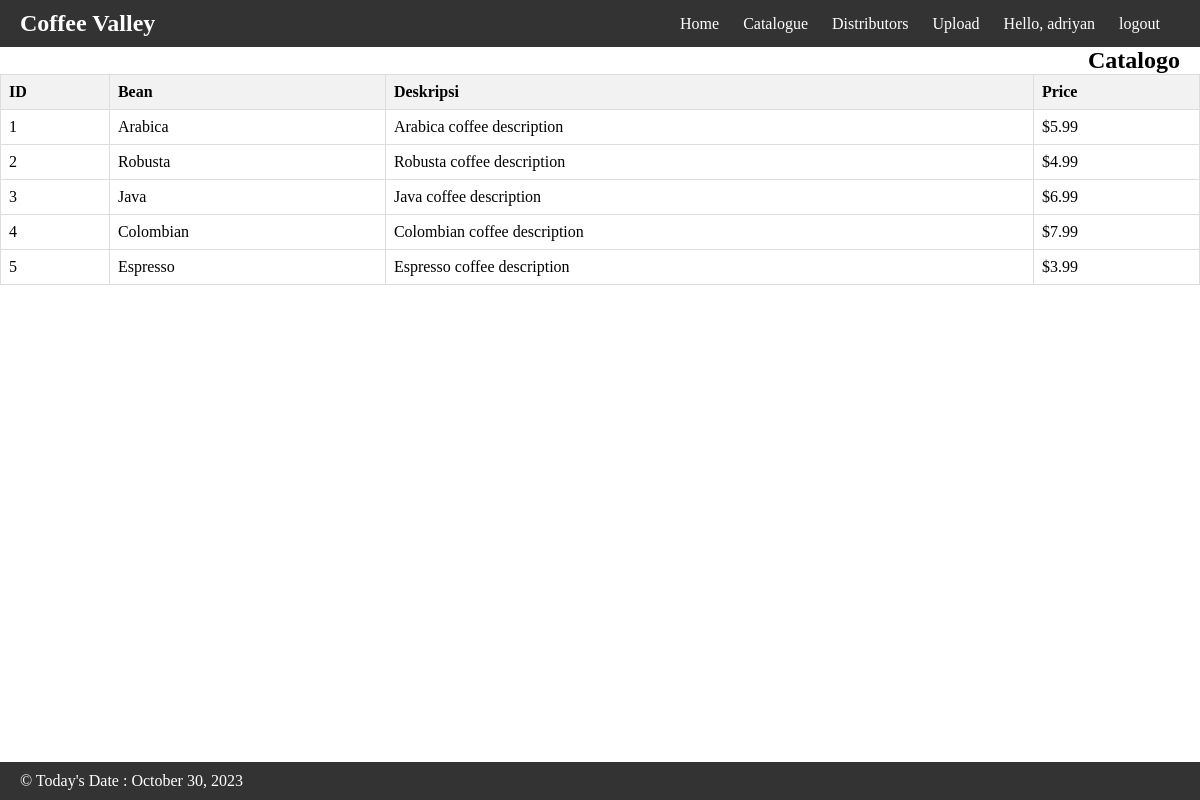
Screenshot of /catalogue.php (signed in) with the database file from the repository.
### tables this page shows
CREATE TABLE `users` (
  `id` int(11) NOT NULL,
  `username` varchar(50) NOT NULL,
  `password` varchar(255) NOT NULL,
  `created_at` timestamp NOT NULL DEFAULT current_timestamp()
);

CREATE TABLE `catalogo` (
  `id` int(11) NOT NULL,
  `bean` varchar(255) NOT NULL,
  `deskripsi` text DEFAULT NULL,
  `price` decimal(10,2) DEFAULT NULL
);

### catalogue.php (the view, shortened to what this page needs)
<?php
include 'config.php';
$query = "SELECT * FROM catalogo";
$result = $koneksi->query($query);
?>
<?php include 'partial/header.php'; ?>
<div class="container">
    <h2>Catalogo</h2>
</div>
<div>
    <table class="catalog-table">
        <tr>
            <th>ID</th>
            <th>Bean</th>
            <th>Deskripsi</th>
            <th>Price</th>
        </tr>
        <?php
        while ($row = $result->fetch_assoc()) {
            echo "<tr>";
            echo "<td>" . $row['id'] . "</td>";
            echo "<td>" . $row['bean'] . "</td>";
            echo "<td>" . $row['deskripsi'] . "</td>";
            echo "<td>$" . $row['price'] . "</td>";
            echo "</tr>";
        }
        ?>
    </table>
</div>
<?php include 'partial/footer.php'; ?>

### partial/header.php (shortened to what this page needs)
<?php
include 'config.php';
$user_id = $_SESSION['user_id'];
$query = "SELECT username FROM users WHERE id = ?";
$stmt = $koneksi->prepare($query);
$stmt->bind_param('i', $user_id);
$stmt->execute();
$stmt->bind_result($username);
?>
<!DOCTYPE html>
<html lang="en">
<head>
    <link rel="stylesheet" href="asset/style.css">
</head>
<body>
    <header>
        <nav>
            <div class="container">
                <h1>Coffee Valley</h1>
                <ul>
                    <li><a href="home.php">Home</a></li>
                    <li><a href="catalogue.php">Catalogue</a></li>
                    <li><a href="Distributors.php">Distributors</a></li>
                    <li><a href="upload.php">Upload</a></li>
                    <li>
                        <?php echo 'Hello, ' . $username; ?>
                    </li>
                    <li>
                        <a href="auth/logout.php">logout</a>
                    </li>
                </ul>
            </div>
        </nav>
    </header>

### partial/footer.php
<footer>
    <div class="container">
        <p>&copy; Today's Date : October 30, 2023</p>
    </div>
</footer>
</body>
</html>

### asset/style.css (style rules this page uses)
* { margin: 0; padding: 0; box-sizing: border-box; }
header { background-color: #333; color: #fff; padding: 10px 0; }
.container { max-width: 1200px; margin: 0 auto; padding: 0 20px; display: flex; justify-content: space-between; align-items: center; }
h1 { font-size: 24px; }
nav ul { list-style: none; }
nav ul li { display: inline; margin-right: 20px; }
nav ul li a { text-decoration: none; color: #fff; }
footer { background-color: #333; color: #fff; padding: 10px 0; position: fixed; bottom: 0; left: 0; right: 0; }
footer .container { text-align: center; }
.catalog-table { width: 100%; border-collapse: collapse; }
.catalog-table th, .catalog-table td { border: 1px solid #ddd; padding: 8px; text-align: left; }
.catalog-table th { background-color: #f2f2f2; }

### rows the page displays
users: username "adriyan"
catalogo: id "1", bean "Arabica", deskripsi "Arabica coffee description", price "5.99"
catalogo: id "2", bean "Robusta", deskripsi "Robusta coffee description", price "4.99"
catalogo: id "3", bean "Java", deskripsi "Java coffee description", price "6.99"
catalogo: id "4", bean "Colombian", deskripsi "Colombian coffee description", price "7.99"
catalogo: id "5", bean "Espresso", deskripsi "Espresso coffee description", price "3.99"
